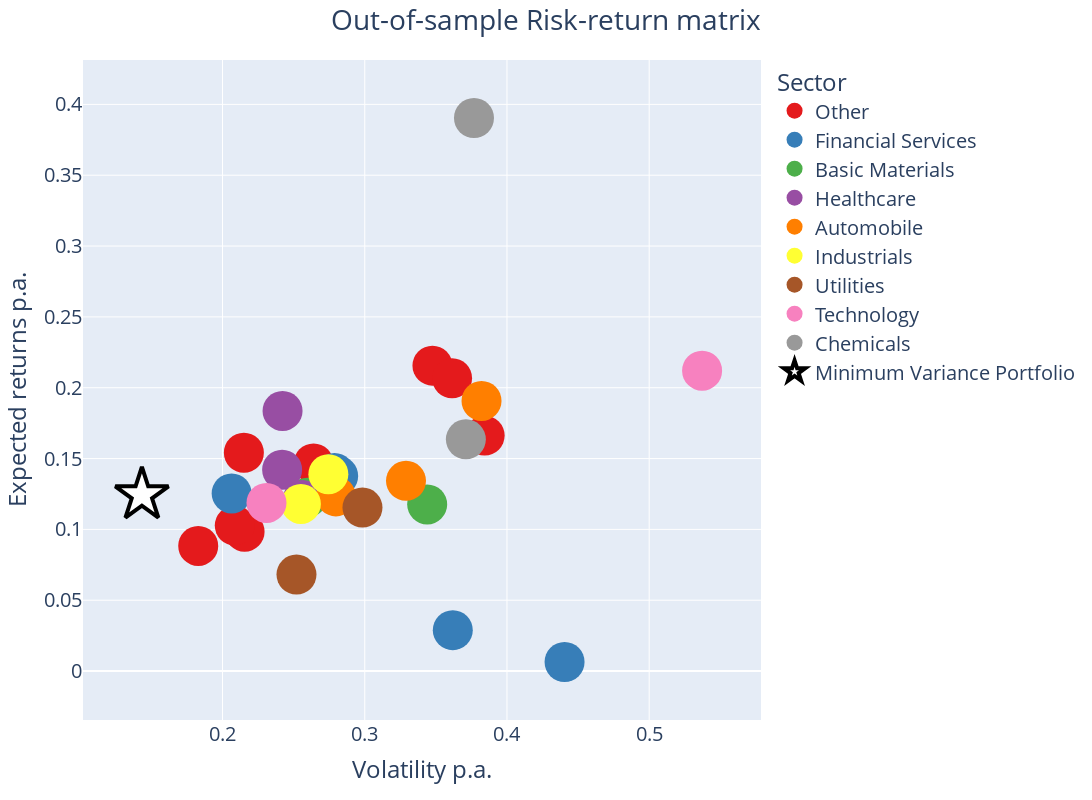

The notebook cell saved with this chart:
### Code cell
fig = px.scatter(df_dax_final, x = "volatility", y = "expected_returns", color = "Sector",
                 color_discrete_sequence=px.colors.qualitative.Set1,
                 labels={
                     "expected_returns": "Expected returns p.a.",
                     "volatility": "Volatility p.a."},
                     hover_name = "Name",
                     hover_data={"expected_returns":True,
                                 "volatility":True,
                                 "Sector":False})
fig.update_layout(title_text="Out-of-sample Risk-return matrix", title_x=0.5, font={'size': 20}, hoverlabel = {"font_size": 20}, width=1500, height=800)
fig.add_trace(go.Scatter(x=mvp_best.volatility, y=mvp_best.expected_returns,
                    mode='markers',
                    marker_symbol="star",
                    name='Minimum Variance Portfolio',
                    marker=dict(color= "white", line=dict(color="black", width=4))))
fig.update_traces(marker_size=40)
fig.show()

### Figure 1 — Plotly figure (JSON) as saved in the notebook; plotly's stock layout.template omitted (floating-point values rounded to 4 significant figures)
{"data": [{"customdata": [["Other"], ["Other"], ["Other"], ["Other"], ["Other"], ["Other"], ["Other"], ["Other"]], "hovertemplate": "<b>%{hovertext}</b><br><br>Volatility p.a.=%{x}<br>Expected returns p.a.=%{y}<extra></extra>", "hovertext": ["Adidas", "Airbus", "Beiersdorf", "Continental", "Deutsche Telekom", "Hannover Re", "Henkel", "Rheinmetall"], "legendgroup": "Other", "marker": {"color": "rgb(228,26,28)", "size": 40, "symbol": "circle"}, "mode": "markers", "name": "Other", "orientation": "v", "showlegend": true, "type": "scatter", "x": [0.264, 0.3476, 0.1829, 0.3843, 0.2155, 0.215, 0.2086, 0.3614], "xaxis": "x", "y": [0.1466, 0.2156, 0.0883, 0.1662, 0.0984, 0.1541, 0.1027, 0.2067], "yaxis": "y"}, {"customdata": [["Financial Services"], ["Financial Services"], ["Financial Services"], ["Financial Services"], ["Financial Services"]], "hovertemplate": "<b>%{hovertext}</b><br><br>Volatility p.a.=%{x}<br>Expected returns p.a.=%{y}<extra></extra>", "hovertext": ["Allianz", "Commerzbank", "Deutsche Bank", "Deutsche Börse", "Munich Re"], "legendgroup": "Financial Services", "marker": {"color": "rgb(55,126,184)", "size": 40, "symbol": "circle"}, "mode": "markers", "name": "Financial Services", "orientation": "v", "showlegend": true, "type": "scatter", "x": [0.2787, 0.4405, 0.3619, 0.2813, 0.2064], "xaxis": "x", "y": [0.1399, 0.0064, 0.0289, 0.1377, 0.1254], "yaxis": "y"}, {"customdata": [["Basic Materials"], ["Basic Materials"]], "hovertemplate": "<b>%{hovertext}</b><br><br>Volatility p.a.=%{x}<br>Expected returns p.a.=%{y}<extra></extra>", "hovertext": ["BASF", "Heidelberg Materials"], "legendgroup": "Basic Materials", "marker": {"color": "rgb(77,175,74)", "size": 40, "symbol": "circle"}, "mode": "markers", "name": "Basic Materials", "orientation": "v", "showlegend": true, "type": "scatter", "x": [0.2595, 0.3439], "xaxis": "x", "y": [0.1224, 0.1176], "yaxis": "y"}, {"customdata": [["Healthcare"], ["Healthcare"], ["Healthcare"]], "hovertemplate": "<b>%{hovertext}</b><br><br>Volatility p.a.=%{x}<br>Expected returns p.a.=%{y}<extra></extra>", "hovertext": ["Bayer", "Fresenius", "Merck"], "legendgroup": "Healthcare", "marker": {"color": "rgb(152,78,163)", "size": 40, "symbol": "circle"}, "mode": "markers", "name": "Healthcare", "orientation": "v", "showlegend": true, "type": "scatter", "x": [0.2562, 0.2419, 0.2422], "xaxis": "x", "y": [0.1208, 0.1421, 0.1836], "yaxis": "y"}, {"customdata": [["Automobile"], ["Automobile"], ["Automobile"]], "hovertemplate": "<b>%{hovertext}</b><br><br>Volatility p.a.=%{x}<br>Expected returns p.a.=%{y}<extra></extra>", "hovertext": ["BMW", "Mercedes-Benz Group", "Volkswagen Group"], "legendgroup": "Automobile", "marker": {"color": "rgb(255,127,0)", "size": 40, "symbol": "circle"}, "mode": "markers", "name": "Automobile", "orientation": "v", "showlegend": true, "type": "scatter", "x": [0.2797, 0.329, 0.3821], "xaxis": "x", "y": [0.1233, 0.1343, 0.1907], "yaxis": "y"}, {"customdata": [["Industrials"], ["Industrials"]], "hovertemplate": "<b>%{hovertext}</b><br><br>Volatility p.a.=%{x}<br>Expected returns p.a.=%{y}<extra></extra>", "hovertext": ["Deutsche Post", "Siemens"], "legendgroup": "Industrials", "marker": {"color": "rgb(255,255,51)", "size": 40, "symbol": "circle"}, "mode": "markers", "name": "Industrials", "orientation": "v", "showlegend": true, "type": "scatter", "x": [0.2744, 0.2551], "xaxis": "x", "y": [0.139, 0.118], "yaxis": "y"}, {"customdata": [["Utilities"], ["Utilities"]], "hovertemplate": "<b>%{hovertext}</b><br><br>Volatility p.a.=%{x}<br>Expected returns p.a.=%{y}<extra></extra>", "hovertext": ["E.ON", "RWE"], "legendgroup": "Utilities", "marker": {"color": "rgb(166,86,40)", "size": 40, "symbol": "circle"}, "mode": "markers", "name": "Utilities", "orientation": "v", "showlegend": true, "type": "scatter", "x": [0.252, 0.2984], "xaxis": "x", "y": [0.0681, 0.1154], "yaxis": "y"}, {"customdata": [["Technology"], ["Technology"]], "hovertemplate": "<b>%{hovertext}</b><br><br>Volatility p.a.=%{x}<br>Expected returns p.a.=%{y}<extra></extra>", "hovertext": ["Infineon Technologies", "SAP"], "legendgroup": "Technology", "marker": {"color": "rgb(247,129,191)", "size": 40, "symbol": "circle"}, "mode": "markers", "name": "Technology", "orientation": "v", "showlegend": true, "type": "scatter", "x": [0.5372, 0.2309], "xaxis": "x", "y": [0.212, 0.1187], "yaxis": "y"}, {"customdata": [["Chemicals"], ["Chemicals"]], "hovertemplate": "<b>%{hovertext}</b><br><br>Volatility p.a.=%{x}<br>Expected returns p.a.=%{y}<extra></extra>", "hovertext": ["Qiagen", "Sartorius"], "legendgroup": "Chemicals", "marker": {"color": "rgb(153,153,153)", "size": 40, "symbol": "circle"}, "mode": "markers", "name": "Chemicals", "orientation": "v", "showlegend": true, "type": "scatter", "x": [0.3711, 0.3768], "xaxis": "x", "y": [0.1636, 0.3904], "yaxis": "y"}, {"marker": {"color": "white", "line": {"color": "black", "width": 4}, "size": 40, "symbol": "star"}, "mode": "markers", "name": "Minimum Variance Portfolio", "type": "scatter", "x": [0.1433], "y": [0.1243]}], "layout": {"font": {"size": 20}, "height": 800, "hoverlabel": {"font": {"size": 20}}, "legend": {"title": {"text": "Sector"}, "tracegroupgap": 0}, "margin": {"t": 60}, "title": {"text": "Out-of-sample Risk-return matrix", "x": 0.5}, "width": 1500, "xaxis": {"anchor": "y", "domain": [0, 1], "title": {"text": "Volatility p.a."}}, "yaxis": {"anchor": "x", "domain": [0, 1], "title": {"text": "Expected returns p.a."}}}}
